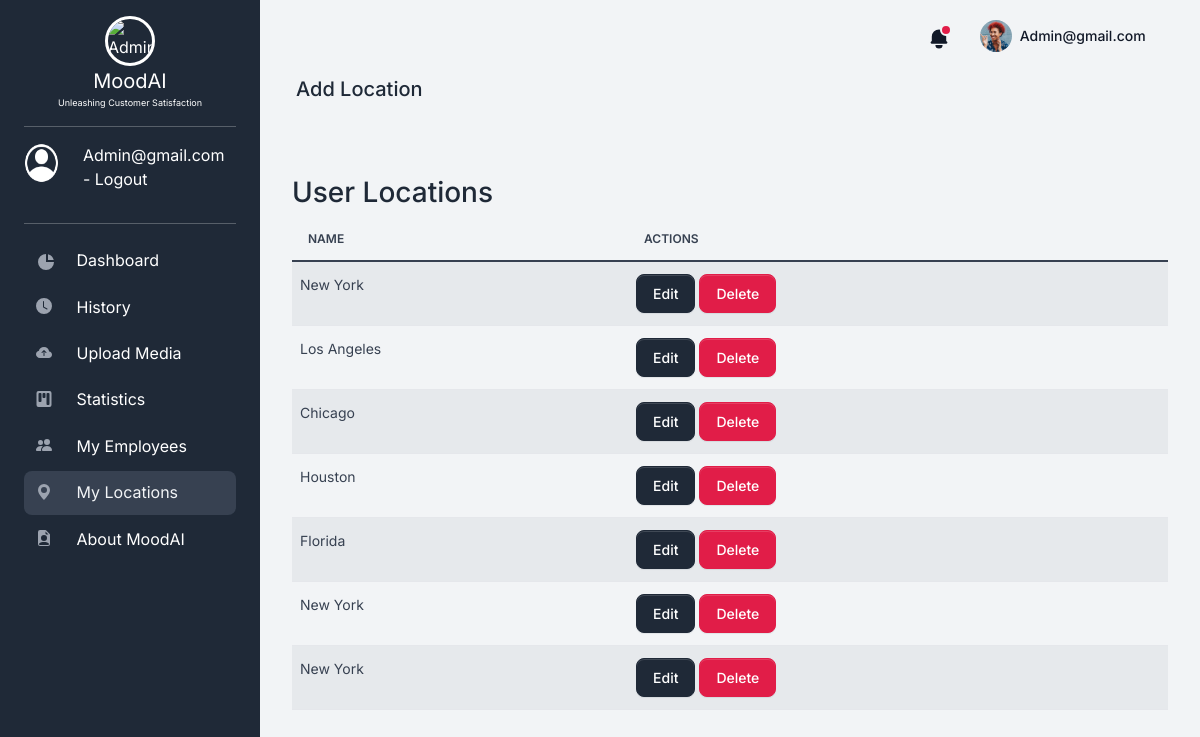
The app's page /user_locations (signed in) with its own data.
### apps/models.py (models this page shows)
class User(db.Model, UserMixin):
    __tablename__ = 'user'
    id = db.Column(db.Integer, primary_key=True)
    email = db.Column(db.String(150), unique=True, nullable=False)
    companyName = db.Column(db.String(150), nullable=False)
    password = db.Column(db.String(150), nullable=False)
    role = db.Column(db.Integer, nullable = False)
    __mapper_args__ = {
        'polymorphic_identity': 'user',
        'polymorphic_on': 'role'
    }

@dataclass
class UserLocations(db.Model):
    id : int
    name : str
    companyName : str
    id = db.Column(db.Integer, primary_key=True)
    name = db.Column(db.String, nullable=False)
    companyName = db.Column(db.ForeignKey(User.companyName, ondelete='CASCADE'),nullable=False)

### apps/views.py (the view)
@app.route('/user_locations', methods=['GET','POST'])
@login_required
@admin_required
def user_Locations():
    user=current_user
    companyName=current_user.companyName
    Locations=UserLocations.query.filter_by(companyName=companyName).all()
    if request.method == 'POST':
     if request.form.get('Location_form'):
        location = request.form.get('location')
        controller.addUserLocation(name=location, companyName = companyName)
    return render_template('pages/dashboard/userlocations.html',segment='userlocations', Locations=Locations,user=user)

### apps/__init__.py (called while the page is built)
@login_manager.user_loader
def load_user(id):
    return User.query.get(int(id))

### apps/views.py (called while the page is built)
def admin_required(f):
    @wraps(f)
    def decorated_function(*args, **kwargs):
        print("")
        if not current_user.is_authenticated or current_user.role != Role.ADMIN:
            return render_template('pages/examples/404.html'), 403
        return f(*args, **kwargs)
    return decorated_function

### apps/templates/pages/dashboard/userlocations.html (shortened to what this page needs)
{% extends 'layouts/base.html' %}
{% block content %}
<div class="accordion accordion-flush" id="accordionFlushExample">
  <div class="accordion-item mb-4">
    <h2 class="accordion-header" id="flush-headingOne">
      <button class="accordion-button collapsed" type="button" data-bs-toggle="collapse"
        data-bs-target="#flush-collapseOne" aria-expanded="false" aria-controls="flush-collapseTwo">
        <h2 class="h5">Add Location</h2>
      </button>
    </h2>
  </div>
</div>
<div class="container-fluid py-4">
  <h3>User Locations</h3>
  <table class="table table-striped">
    <thead>
      <tr>
        <th>Name</th>
        <th>Actions</th>
      </tr>
    </thead>
    <tbody>
      {% for location in Locations %}
      <tr>
        <td>{{ location.name }}</td>
        <td>
          <form method="POST" action="{{ url_for('edit_user_locations', id=location.id) }}" style="display: inline;">
            <button type="submit" class="btn btn-primary">Edit</button>
          </form>
          <form method="POST" action="{{ url_for('delete_user_locations', id=location.id) }}" style="display: inline;">
            <button type="submit" class="btn btn-danger">Delete</button>
          </form>
        </td>
      </tr>
      {% endfor %}
    </tbody>
  </table>
</div>
{% endblock content %}

### apps/templates/includes/sidebar.html (shortened to what this page needs)
<nav id="sidebarMenu" class="sidebar d-lg-block bg-gray-800 text-white show" data-simplebar>
  <div class="sidebar-inner px-4 pt-3">
    <a href="/" class="d-flex flex-column align-items-center text-center">
      <img src="{{ url_for('static', filename='assets/img/team/default.png') }}" alt="AdminLTE Logo" class="brand-image img-circle elevation-3 rounded-circle" style="opacity: 1; width: 50px; height: 50px; border: 3px solid #fff;">
      <span class="brand-text font-weight-light" style="font-size: 20px;">MoodAI</span>
      <span class="brand-text font-weight-light" style="font-size: 9px;">Unleashing Customer Satisfaction</span>
    </a>
  <hr color="white">
    <div class="user-panel mt-3 pb-3 mb-3 d-flex">
      <div class="avatar-md me-4">
        <div class="image">
          <img src="{{ url_for('static' , filename = 'assets/img/team/user.png' )}}"
            class="card-img-top rounded-circle border-white" alt="Bonnie Green"
            style="width: 40px; height: 40px;" />
        </div>
      </div>
      <div class="info">
        <a href="{{ url_for('logout') }}" class="d-block">
          {{ user.email }} - Logout
        </a>
      </div>
    </div>
    <hr color="white">
    <nav class="mt-2">
      <ul class="nav flex-column pt-3 pt-md-0">
        <li class="nav-item {% if 'dashboard' in segment %}active{% endif %}">
          <a href="{{url_for('pages_dashboard')}}" class="nav-link">
            <span class="sidebar-icon">
              <svg class="icon icon-xs me-2" fill="currentColor" viewBox="0 0 20 20" xmlns="http://www.w3.org/2000/svg">
                <path d="M2 10a8 8 0 018-8v8h8a8 8 0 11-16 0z"></path>
                <path d="M12 2.252A8.014 8.014 0 0117.748 8H12V2.252z"></path>
              </svg>
            </span>
            <span class="sidebar-text">Dashboard</span>
          </a>
        </li>
        <li class="nav-item {% if 'history' in segment %}active{% endif %}">
          <a href="{{url_for('pages_history')}}" class="nav-link">
            <span class="sidebar-icon">
              <svg xmlns="http://www.w3.org/2000/svg" fill="currentColor" class="icon icon-xs me-2 bi bi-clock-fill"
                viewBox="0 0 20 20">
                <path fill-rule="evenodd"
                  d="M16 8A8 8 0 1 1 0 8a8 8 0 0 1 16 0zM8 3.5a.5.5 0 0 0-1 0V9a.5.5 0 0 0 .252.434l3.5 2a.5.5 0 0 0 .496-.868L8 8.71V3.5z"
                  clip-rule="evenodd"></path>
              </svg>
            </span>
            <span class="sidebar-text">History</span>
          </a>
        </li>
        <li class="nav-item {% if 'upload' in segment %}active{% endif %}">
          <a href="{{url_for('pages_uploadMedia')}}" class="nav-link">
            <span class="sidebar-icon">
            </span>
            <span class="sidebar-text">Upload Media</span>
          </a>
        </li>
        {% if user.role == "admin" %}
        <li class="nav-item {% if 'manage' in segment %}active{% endif %}">
          <a href="{{url_for('pages_manage')}}" class="nav-link">
            <span class="sidebar-icon">
            </span>
            <span class="sidebar-text">Statistics</span>
          </a>
        </li>
        <li class="nav-item {% if 'useremployees' in segment %}active{% endif %}">
          <a href="{{url_for('user_employees')}}" class="nav-link">
            <span class="sidebar-icon">
            </span>
            <span class="sidebar-text">My Employees</span>
          </a>
        </li>
        <li class="nav-item {% if 'userlocations' in segment %}active{% endif %}">
          <a href="{{url_for('user_Locations')}}" class="nav-link">
            <span class="sidebar-icon">
              <svg class="icon icon-xs me-2 bi bi-geo-alt-fill" fill="currentColor" viewBox="0 0 20 20"
                xmlns="http://www.w3.org/2000/svg">
                <path d="M8 16s6-5.686 6-10A6 6 0 0 0 2 6c0 4.314 6 10 6 10zm0-7a3 3 0 1 1 0-6 3 3 0 0 1 0 6z" />
              </svg>
            </span>
            <span class="sidebar-text">My Locations</span>
          </a>
        </li>
        {% endif %}
        <li class="nav-item {% if 'about' in segment %}active{% endif %}">
          <a href="{{url_for('pages_about')}}" class="nav-link">
            <span class="sidebar-icon">
            </span>
            <span class="sidebar-text">About MoodAI</span>
          </a>
        </li>
      </ul>
    </nav>
  </div>
</nav>

### apps/templates/includes/navigation.html (shortened to what this page needs)
<nav class="navbar navbar-top navbar-expand navbar-dashboard navbar-dark ps-0 pe-2 pb-0">
  <div class="container-fluid px-0">
    <div class="d-flex justify-content-between w-100" id="navbarSupportedContent">
      <ul class="navbar-nav align-items-center">
        <li class="nav-item dropdown">
          <a class="nav-link text-dark notification-bell unread dropdown-toggle" data-unread-notifications="true"
            href="#" role="button" data-bs-toggle="dropdown" data-bs-display="static" aria-expanded="false">
            <svg class="icon icon-sm text-gray-900" fill="currentColor" viewBox="0 0 20 20"
              xmlns="http://www.w3.org/2000/svg">
              <path
                d="M10 2a6 6 0 00-6 6v3.586l-.707.707A1 1 0 004 14h12a1 1 0 00.707-1.707L16 11.586V8a6 6 0 00-6-6zM10 18a3 3 0 01-3-3h6a3 3 0 01-3 3z">
              </path>
            </svg>
          </a>
        </li>
        <li class="nav-item dropdown ms-lg-3">
          <a class="nav-link dropdown-toggle pt-1 px-0" href="#" role="button" data-bs-toggle="dropdown"
            aria-expanded="false">
            <div class="media d-flex align-items-center">
              <img class="avatar rounded-circle" alt="Image placeholder"
                src="{{ url_for('static' , filename = 'assets/img/team/profile-picture-3.jpg' )}}">
              <div class="media-body ms-2 text-dark align-items-center d-none d-lg-block">
                <span class="mb-0 font-small fw-bold text-gray-900">{{ user.email }}</span>
              </div>
            </div>
          </a>
        </li>
        <li class="nav-item">
          <a class="nav-link" data-widget="control-sidebar" data-slide="true" href="#" role="button">
          </a>
        </li>
      </ul>
    </div>
  </div>
</nav>

### records on screen
User: email "Admin@gmail.com"
UserLocations: name "New York"
UserLocations: name "Los Angeles"
UserLocations: name "Chicago"
UserLocations: name "Houston"
UserLocations: name "Florida"
UserLocations: name "New York"
UserLocations: name "New York"
